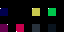

A level layout from a 2D game, rendered from its tile map. Below: a short description, then the map file with its tile-grid data intact:
An orthogonal 4x2 tile map with 16x16 px tiles, 2 tile layers (ground, empty), 2 tilesets.

<map version="1.10" orientation="orthogonal" renderorder="right-down" width="4" height="2" tilewidth="16" tileheight="16" infinite="0">
 <tileset firstgid="1" name="tiles" tilewidth="8" tileheight="8" spacing="2" margin="1" tilecount="6" columns="3">
  <image source="tiles.png" width="30" height="20" />
 </tileset>
 <tileset firstgid="7" source="tilesets/extra.tsx" />
 <layer id="1" name="ground" width="4" height="2">
  <data encoding="csv">
1,0,6,536870916,
2147483650,1073741827,8,7
</data>
 </layer>
 <layer id="2" name="empty" width="4" height="2">
  <data encoding="csv" />
 </layer>
</map>
